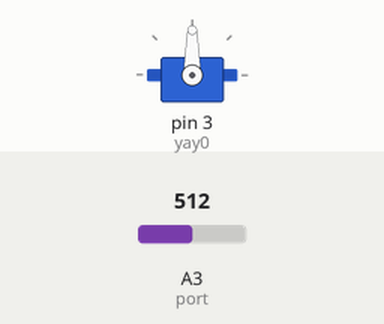
A sketch run on a simulated Arduino Uno, built with avr-gcc and run on an emulated ATmega328P. Shown: servo. The inputs (shaded band) are chosen by the test bench; at power-on: A3 (port) = 512.

Above: at 1.2 s.
1.3 s: A3 (port) set to 716
At 1.8 s:
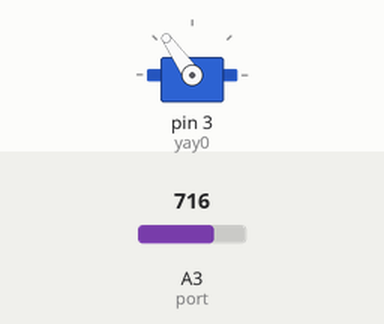
2.8 s: A3 (port) set to 900
At 3.1 s:
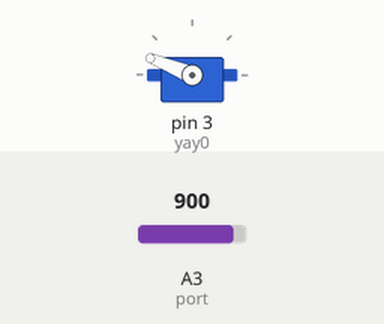
4.3 s: A3 (port) set to 1023
At 5.5 s:
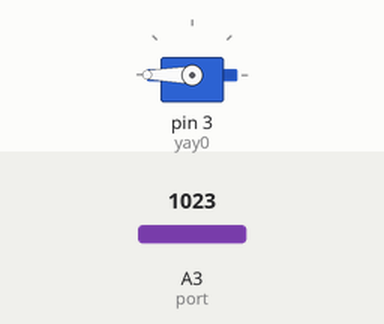
5.8 s: A3 (port) set to 306
At 6.8 s:
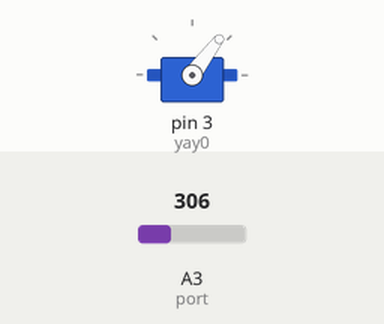
7.3 s: A3 (port) set to 122
At 8.1 s:
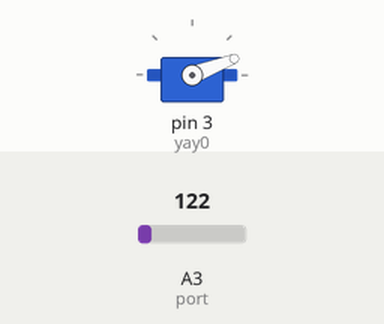
Timing chart, 0 to 9.8 s (numbered marks = the images above; inputs shaded):
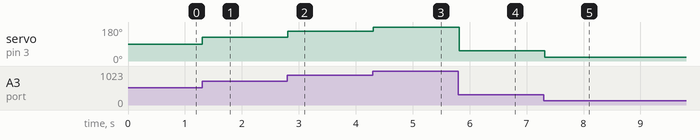

The sketch:

sketch_apr29e.ino
```cpp
#include <Servo.h>
Servo yay0;
Servo yay1;

int port = 3;
void setup() {
  // put your setup code here, to run once:
  yay0.attach(3);
  pinMode(port, OUTPUT);


}

void loop() {
  // put your main code here, to run repeatedly:
  int angka = analogRead(port);
  angka = map(angka, 0, 1023, 0, 180);
  yay0.write(angka);
  delay(100);
}
```

Measured:
- after the input at 1.3 s, servo on pin 3 (yay0): 90° → 125° at once
- after the input at 2.8 s, servo on pin 3 (yay0): 125° → 158° at once
- after the input at 4.3 s, servo on pin 3 (yay0): 158° → 180° at once
- after the input at 5.8 s, servo on pin 3 (yay0): 180° → 53° at once
- after the input at 7.3 s, servo on pin 3 (yay0): 53° → 21° at once
